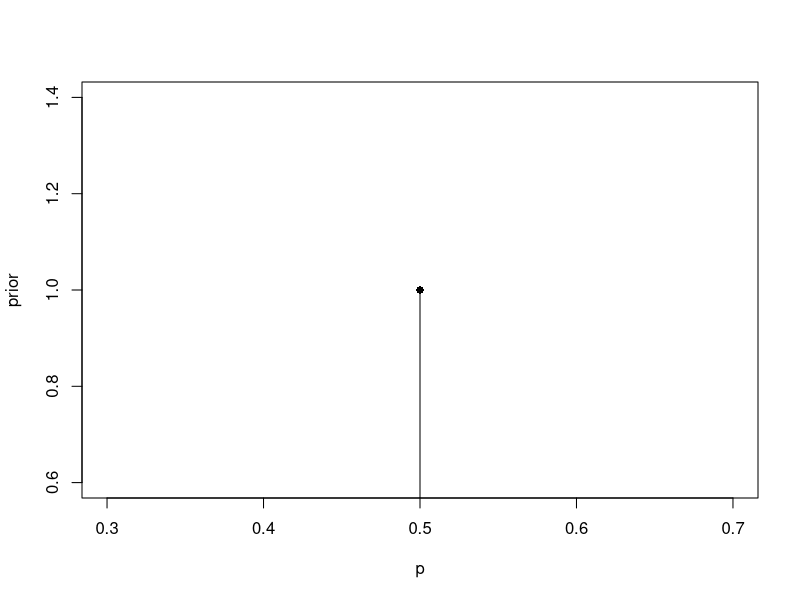
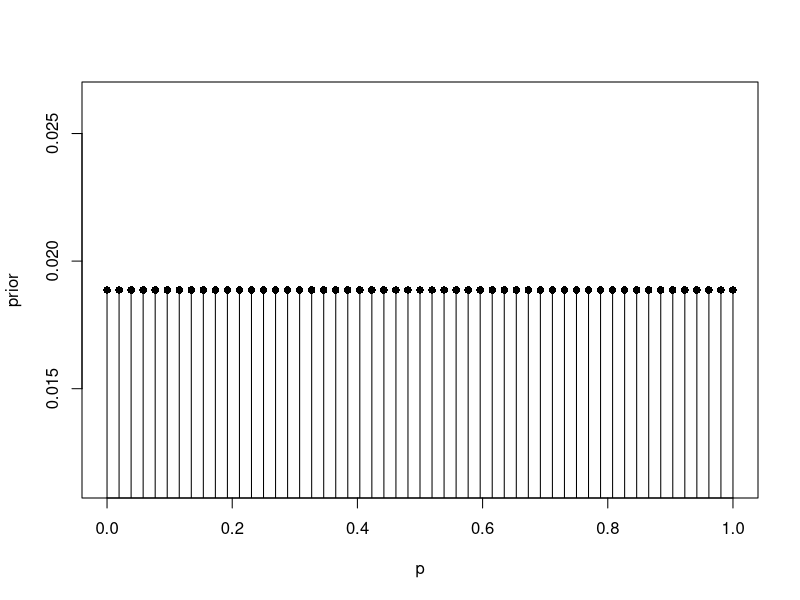
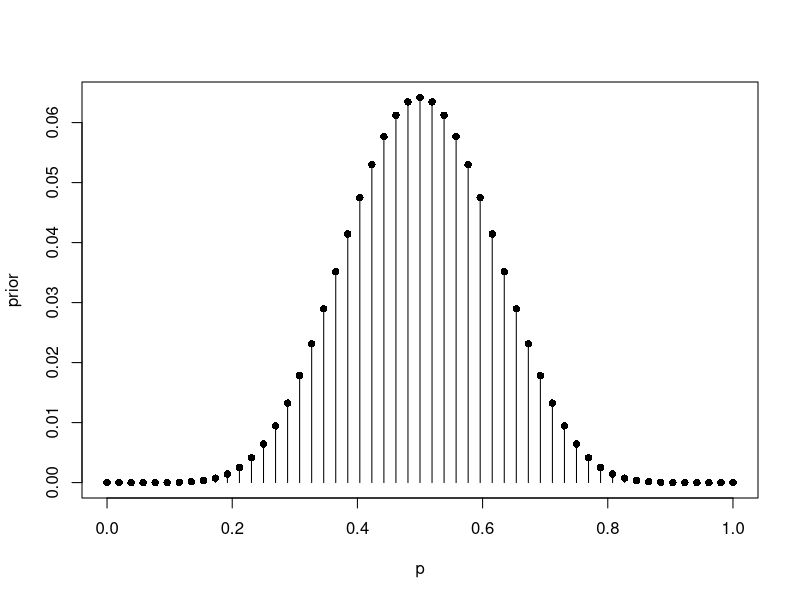
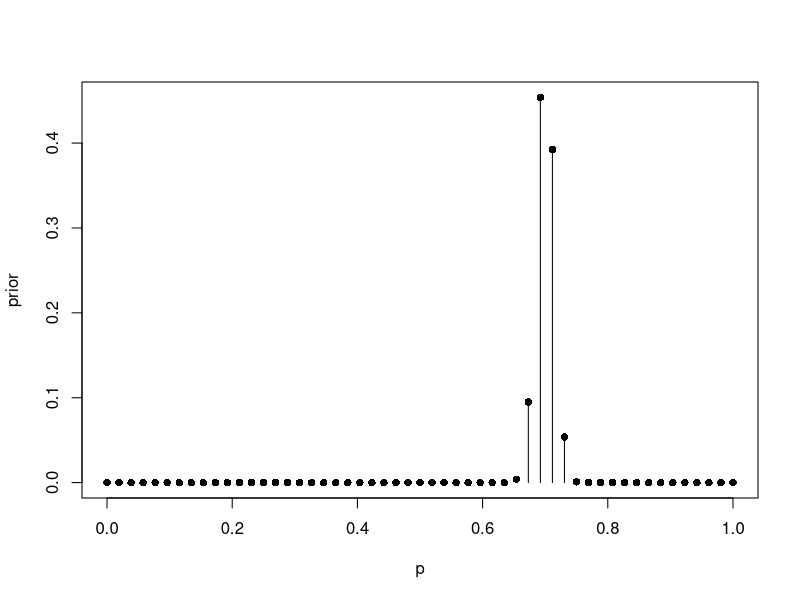

Reproduce these figures in R, in order.
## ---- chunk 1
plot(0.5, 1, xlab = "p", ylab = "prior", type = "h")
points(0.5, 1, pch = 16)
## ---- chunk 2
p_grid <- (0:52)/52
prior  <- rep(1, 53)/53

plot(p_grid, prior, type = "h", xlab = "p", ylab = "prior")
points(p_grid, prior, pch = 16)
## ---- chunk 3
y <- dbeta(p_grid, shape1 = 9, shape2 = 9)
prior  <- y/sum(y)

plot(p_grid, prior, type = "h", xlab = "p", ylab = "prior")
points(p_grid, prior, pch = 16)
## ---- chunk 4
y <- dbeta(p_grid, shape1 = 700, shape2 = 300)
prior  <- y/sum(y)

plot(p_grid, prior, type = "h", xlab = "p", ylab = "prior")
points(p_grid, prior, pch = 16)
